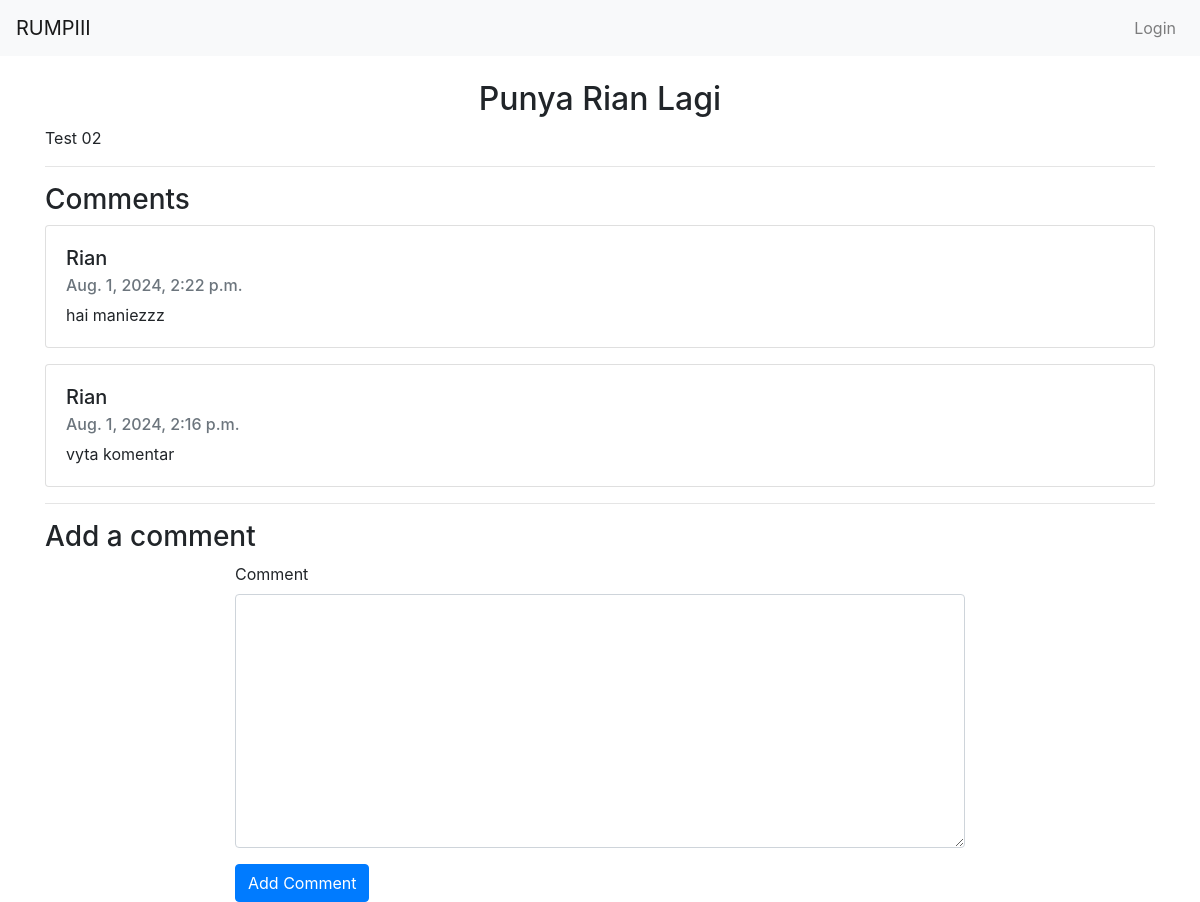
/post/5/, run on the app's committed database.
### todos/models.py (models this page shows, shortened)
class Post(models.Model):
    title = models.CharField(max_length=100)
    content = models.TextField()
    author = models.ForeignKey(User, on_delete=models.CASCADE)
    created_at = models.DateTimeField(auto_now_add=True)  # Tambahkan field ini

class Comment(models.Model):
    post = models.ForeignKey(Post, related_name='comments', on_delete=models.CASCADE)
    author = models.ForeignKey(User, on_delete=models.CASCADE)
    content = models.TextField()
    created_at = models.DateTimeField(auto_now_add=True)

### todos/views.py (the view)
# urls.py: path('post/<int:pk>/', views.post_detail, name='post_detail'),
def post_detail(request, pk):
    post = get_object_or_404(Post, pk=pk)
    comments = Comment.objects.filter(post=post).order_by('-created_at')
    if request.method == 'POST':
        comment_form = CommentForm(request.POST)
        if comment_form.is_valid():
            new_comment = comment_form.save(commit=False)
            new_comment.post = post
            new_comment.author = request.user
            new_comment.save()
            return redirect('post_detail', pk=post.pk)
    else:
        comment_form = CommentForm()
    return render(request, 'post_detail.html', {'post': post, 'comments': comments, 'comment_form': comment_form})

### todos/forms.py
class CommentForm(forms.ModelForm):
    class Meta:
        model = Comment
        fields = ['content']
        widgets = {
            'content': forms.Textarea(attrs={'class': 'form-control'}),
        }

### templates/post_detail.html (shortened to what this page needs)
{% extends 'base.html' %} {% block content %}
<h2 class="text-center">{{ post.title }}</h2>
<p>{{ post.content }}</p>
<hr />
<h3>Comments</h3>
{% for comment in comments %}
<div class="card mb-3">
  <div class="card-body">
    <h5 class="card-title">{{ comment.author.username }}</h5>
    <h6 class="card-subtitle mb-2 text-muted">{{ comment.created_at }}</h6>
    <p class="card-text">{{ comment.content }}</p>
  </div>
</div>
{% endfor %}
<hr />
<h3>Add a comment</h3>
<div class="row justify-content-center">
  <div class="col-md-8">
    <form method="POST" action="">
      <div class="form-group">
        <label for="content">Comment</label>
        {{ comment_form.content }}
      </div>
      <button type="submit" class="btn btn-primary">Add Comment</button>
    </form>
  </div>
</div>
{% endblock %}

### templates/base.html (style rules this page uses)
body { padding-top: 56px; }

### data on the page
Post: title "Punya Rian Lagi", content "Test 02"
Comment: author.username "Rian", created_at "Aug. 1, 2024, 2:22 p.m.", content "hai maniezzz"
Comment: author.username "Rian", created_at "Aug. 1, 2024, 2:16 p.m.", content "vyta komentar"
